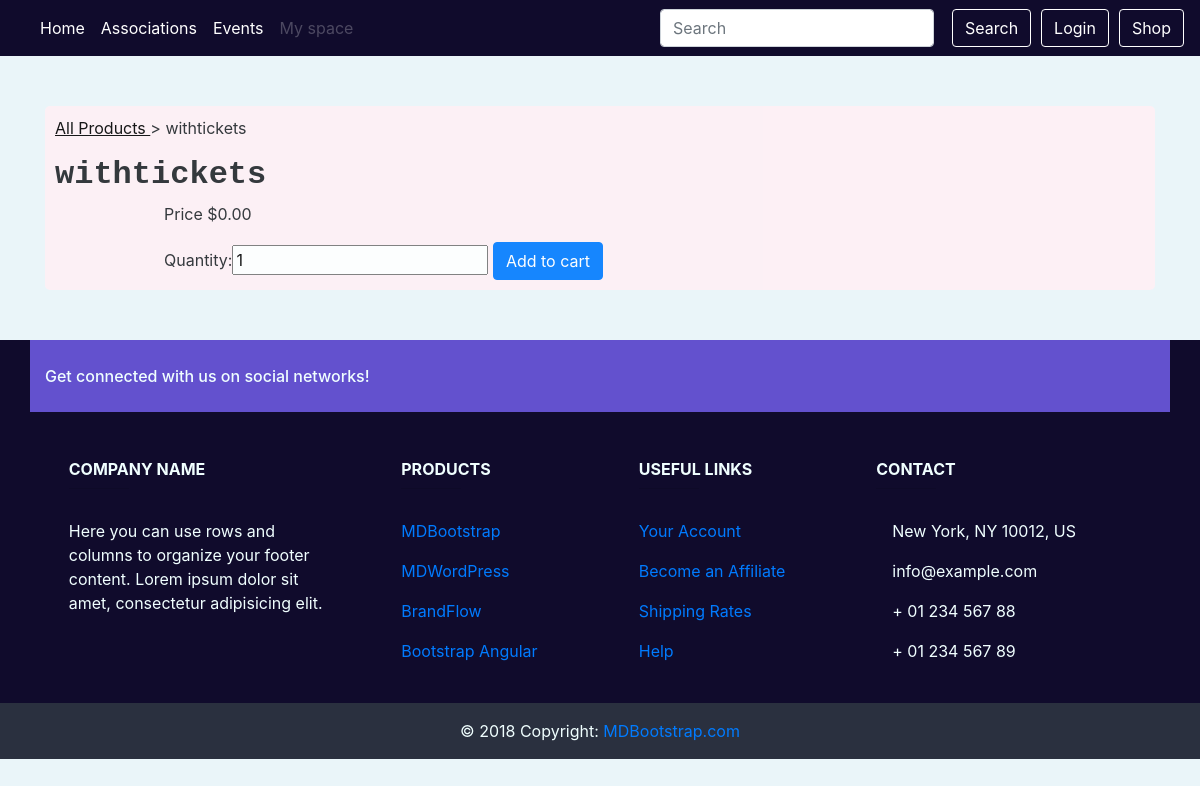
/product/10/10/, run on an earlier commit of the app's database.
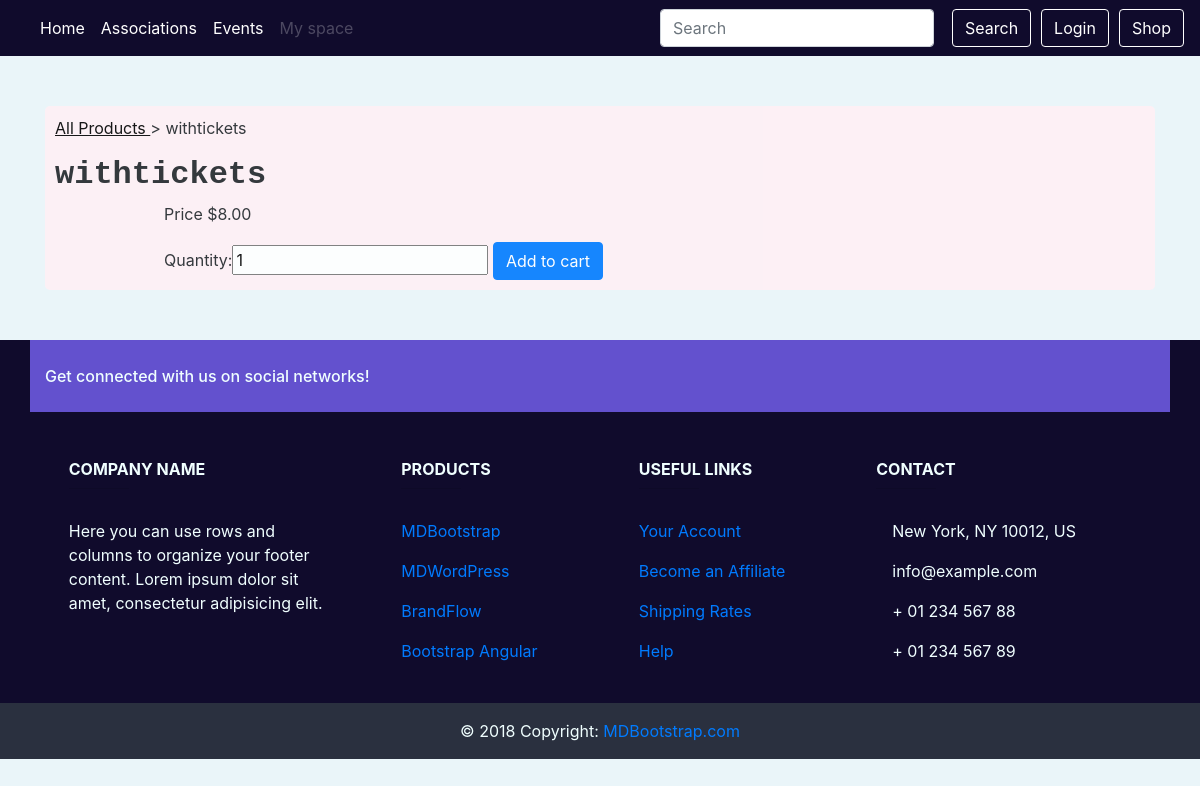
And on a later commit of the database.
### shop/models.py (models this page shows, shortened)
class Product(models.Model):
    name = models.CharField(max_length=191)
    price = models.DecimalField(max_digits=7, decimal_places=2)
    slug = models.SlugField()
    description = models.TextField()
    image = models.ImageField(upload_to='products_images/', blank=True)

### shop/views.py (the view)
def show_product(request, product_id, product_slug):
    product = get_object_or_404(Product, id=product_id)
    if request.method == 'POST':
        form = CartForm(request, request.POST)
        if form.is_valid():
            request.form_data = form.cleaned_data
            cart.add_item_to_cart(request)
            return redirect('show_cart')
    form = CartForm(request, initial={'product_id': product.id})
    return render(request, 'product_detail.html', {
                                            'product': product,
                                            'form': form,
                                            })

### shop/forms.py
class CartForm(forms.Form):
    quantity = forms.IntegerField(initial='1')
    product_id = forms.IntegerField(widget=forms.HiddenInput)
    def __init__(self, request, *args, **kwargs):
        self.request = request
        super(CartForm, self).__init__(*args, **kwargs)

### shop/cart.py (called while the page is built)
def _cart_id(request):
    if 'cart_id' not in request.session:
        request.session['cart_id'] = _generate_cart_id()
    return request.session['cart_id']

def _generate_cart_id():
    import string, random
    return ''.join([random.choice(string.ascii_letters + string.digits) for _ in range(50)])

def get_all_cart_items(request):
    return CartItem.objects.filter(cart_id = _cart_id(request))

def item_count(request):
    return get_all_cart_items(request).count()

### shop/context_processor.py (called while the page is built)
def cart_item_count(request):
    item_count = cart.item_count(request)
    return {'cart_item_count' : item_count }

### shop/templates/product_detail.html (shortened to what this page needs)
{% extends 'base.html' %}
{% block content %}
    <div class="container" style="
        background-color:
        lavenderblush;
        margin-top:50px;
        margin-bottom:50px;
        padding: 10px;
        opacity: 0.9;
        border-radius: 5px;
    ">
            <p><a href="{% url 'index_shop' %}" style="color: black; text-decoration: underline;">All Products </a> &gt;
                {{ product.name }}
            </p>
                <h2 style="font-family: 'Courier New', Courier, monospace;
                font-weight:bold;
                ">
                    {{ product.name }}
                </h2>
                <div style="
                    margin-left:10%;
                ">
                    <p>Price ${{ product.price }}</p>
                    <form action="{% url 'product_detail' product.id product.slug %}" method="post">
                        {{ form }}
                        <input type="submit" value="Add to cart" class="btn btn-primary" >
                    </form>
                </div>
    </div>
{% endblock %}

What changed in the data, as far as the page shows it:
changed Product "withtickets": price "0.00" → "8.00"
